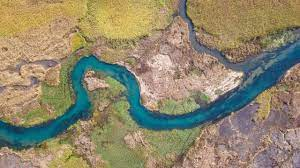
#> input picture Otsu Thresholding/images/river.jpg, 300 x 168 px
$ python file_operations.py
#> lines starting #> are read from the running program, lines starting #| are printed output that depends on the picture
import cv2
from pathlib import Path

from matplotlib import pyplot as plt

images_folder = Path(__file__).parents[1].joinpath("images")
assert images_folder.exists(), "Images folder not found"


def open_RGB_image(filename):
#> called with filename = 'river.jpg'
    path = images_folder.joinpath(filename)
    if not path.exists() or not path.is_file():
        print(f"file: {filename} not found")
        return None
    return cv2.imread(str(path), cv2.IMREAD_COLOR)
#> returned value is the input picture: shape (168, 300, 3); mean B, G, R 109.1, 135.1, 143.9


def open_grayscale_image(filename):
#> called with filename = 'lungs.jpg'
    path = images_folder.joinpath(filename)
    if not path.exists() or not path.is_file():
        print(f"file: {filename} not found")
        return None
    return cv2.imread(str(path), cv2.IMREAD_GRAYSCALE)
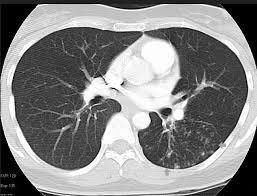
#> input picture Otsu Thresholding/images/lungs.jpg, 257 x 196 px
#> returned value is the input picture: shape (196, 257); min 0, max 255, mean 133.2


def save_image(filename, image):
    path = images_folder.joinpath(filename)
    cv2.imwrite(str(path), image)


def save_figure(filename):
    path = images_folder.joinpath(filename)
    plt.savefig(str(path))


def show_image_with_title(image, title="Image"):
    cv2.imshow(title, image)
    cv2.waitKey(0)
    cv2.destroyAllWindows()


if __name__ == "__main__":
    image = open_RGB_image("river.jpg")
    assert image is not None, "Image 'river.jpg' not found"

    show_image_with_title(image, "River")

    image = open_grayscale_image("lungs.jpg")
    assert image is not None, "Image 'lungs.jpg' not found"

    show_image_with_title(image, "Lungs")

    image = open_grayscale_image("square.jpg")
#> call 2 of open_grayscale_image, with filename = 'square.jpg'
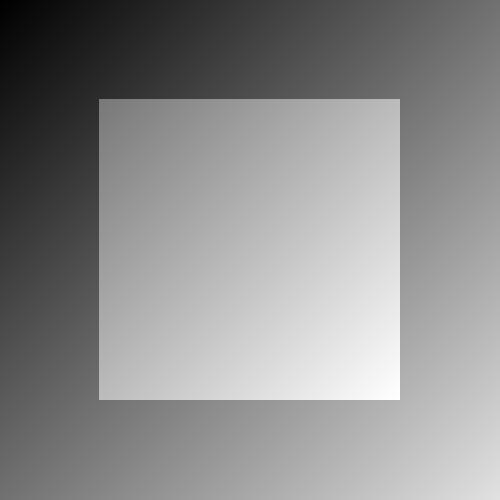
#> input picture Otsu Thresholding/images/square.jpg, 500 x 500 px
#> in open_grayscale_image, returned value is the input picture: shape (500, 500); min 0, max 255, mean 139.7
    assert image is not None, "Image 'square.jpg' not found"

    show_image_with_title(image, "Square")
